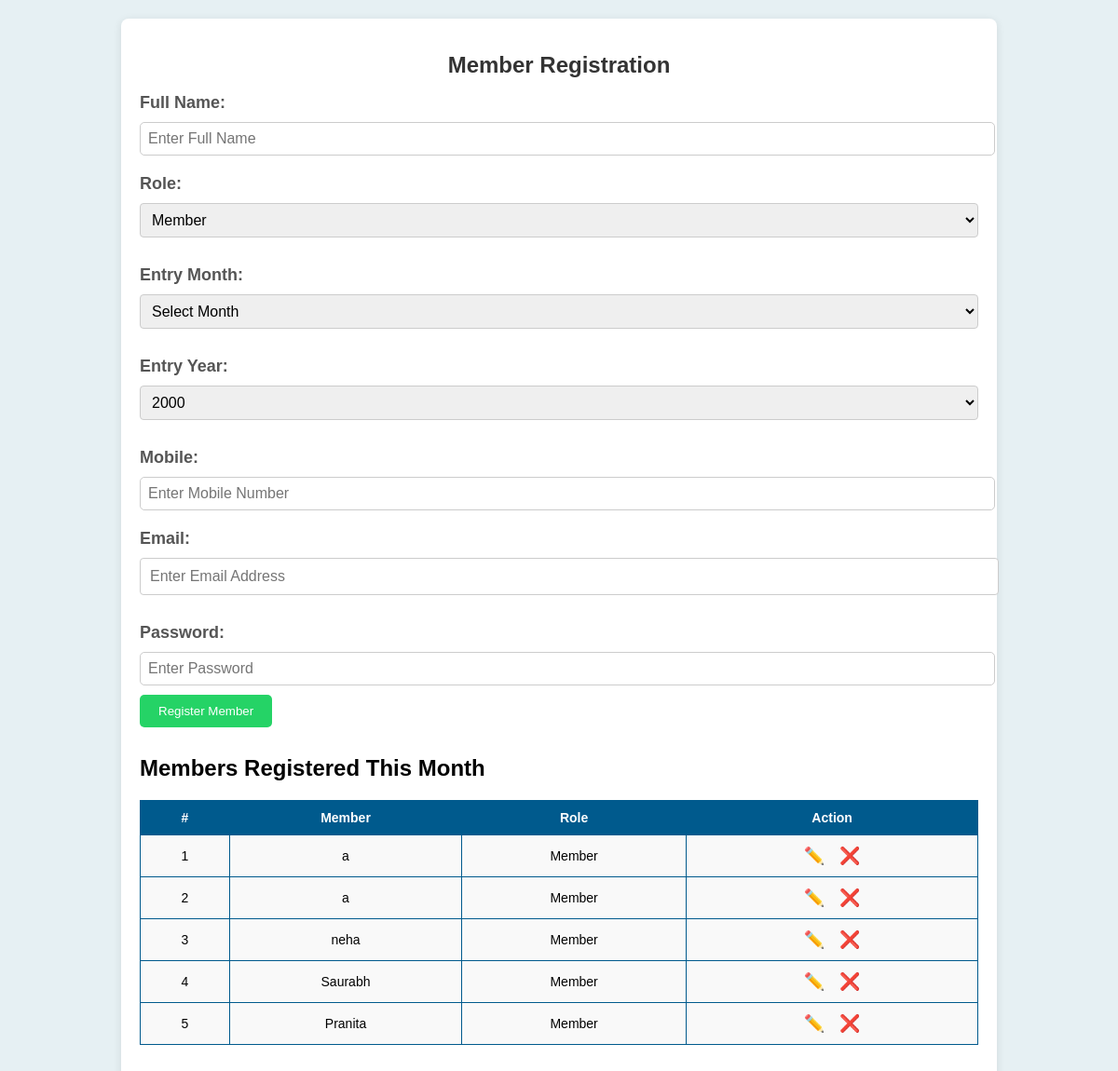
Page /register-member/ on the committed database.
### myapp/models.py (models this page shows, shortened)
class MemberRegistration(models.Model):
    ROLE_CHOICES = [
        ('Member', 'Member'),
        ('Chairperson', 'Chairperson'),
    ]
    name = models.CharField(max_length=100)
    role = models.CharField(max_length=20, choices=ROLE_CHOICES)
    entry_month = models.CharField(max_length=20)
    entry_year = models.IntegerField()
    mobile = models.CharField(max_length=15)
    email = models.EmailField()
    password = models.CharField(max_length=100)

### myapp/views.py (the view, shortened to what this page needs)
# urls.py: path('register-member/', views.register_member, name='register_member'),
def register_member(request):
    year_range = range(2000, 2025)  # Change this to the range you want for years
    members = MemberRegistration.objects.all()
    return render(request, 'member-registration.html', {'year_range': year_range, 'members': members})

### templates/member-registration.html (shortened to what this page needs)
{% load static %}
<!DOCTYPE html>
<html lang="en">
<head>
    <link rel="stylesheet" type="text/css" href="{% static 'css/style.css' %}">
</head>
<body>
    <div class="container">
        <h1>Member Registration</h1>
        <div class="form-section">
            <form id="memberForm" method="post" action="/register-member/">
                <label for="name">Full Name:</label>
                <input type="text" id="name" name="name" placeholder="Enter Full Name" required>
                <label for="role">Role:</label>
                <select id="role" name="role" required>
                    <option value="Member">Member</option>
                </select>
                <label for="entryMonth">Entry Month:</label>
                <select id="entryMonth" name="entryMonth">
                    <option value="">Select Month</option>
                </select>
                <label for="entryYear">Entry Year:</label>
                <select id="entryYear" name="entryYear">
                    {% for year in year_range %}
                        <option value="{{ year }}">{{ year }}</option>
                    {% endfor %}
                </select>
                <label for="mobile">Mobile:</label>
                <input type="text" id="mobile" name="mobile" placeholder="Enter Mobile Number" required>
                <label for="email">Email:</label>
                <input type="email" id="email" name="email" placeholder="Enter Email Address" required>
                <label for="password">Password:</label>
                <input type="password" id="password" name="password" placeholder="Enter Password" required>
                <button type="submit" class="btn">Register Member</button>
            </form>
        </div>
        <div class="table-section">
            <h2>Members Registered This Month</h2>
            <table>
                <thead>
                    <tr>
                        <th>#</th>
                        <th>Member</th>
                        <th>Role</th>
                        <th>Action</th>
                    </tr>
                </thead>
                <tbody id="memberList">
                    {% for member in members %}
                    <tr>
                        <td>{{ forloop.counter }}</td>
                        <td>{{ member.name }}</td>
                        <td>{{ member.role }}</td>
                        <td>
                            <button class="edit-btn">✏️</button>
                            <button class="delete-btn">❌</button>
                        </td>
                    </tr>
                    {% empty %}
                    <tr>
                        <td colspan="4">No members registered.</td>
                    </tr>
                    {% endfor %}
                </tbody>
            </table>
        </div>
    </div>
</body>
</html>

### static/css/style.css (style rules this page uses)
body { font-family: 'Arial', sans-serif; background-color: #f0f0f0; margin: 0; padding: 0; }
.container { width: 90%; margin: 0 auto; background-color: #fff; padding: 20px; box-shadow: 0 0 10px rgba(0, 0, 0, 0.1); }
body { font-family: 'Arial', sans-serif; background-color: #e6f0f3; margin: 0; padding: 0; }
label { display: block; margin: 10px 0 5px; font-size: 18px; color: black; }
input[type="text"], input[type="password"], select { width: 100%; padding: 10px; font-size: 16px; border: 1px solid #ccc; border-radius: 5px; margin-bottom: 10px; }
h1 { font-size: 20px; text-align: center; }
label { font-weight: bold; }
select, input { width: 100%; padding: 8px; margin: 5px 0; font-size: 14px; }
table { width: 100%; border-collapse: collapse; }
table, th, td { border: 1px solid #ddd; }
th, td { padding: 10px; text-align: left; }
.container { width: 90%; max-width: 900px; margin: 20px auto; background-color: #fff; border-radius: 8px; box-shadow: 0 2px 10px rgba(0,0,0,0.1); padding: 20px; }
h1 { text-align: center; font-size: 24px; color: #333; }
.form-section { margin-bottom: 30px; }
label { display: block; margin-bottom: 8px; font-weight: bold; color: #555; }
input, select { width: 100%; padding: 10px; margin-bottom: 20px; border: 1px solid #ccc; border-radius: 4px; font-size: 16px; }
.table-section { margin-top: 30px; }
table { width: 100%; border-collapse: collapse; margin-bottom: 30px; }
table, th, td { border: 1px solid #ccc; }
th, td { padding: 12px; text-align: left; font-size: 14px; }
th { background-color: #f9f9f9; font-weight: bold; }
.edit-btn, .delete-btn { background-color: transparent; border: none; font-size: 18px; cursor: pointer; }
.edit-btn { color: green; }
.delete-btn { color: red; }
label { display: block; text-align: left; margin-bottom: 5px; font-size: 18px; }
input[type="text"], input[type="password"], select { width: 100%; padding: 8px; font-size: 16px; }
th, td { border: 1px solid #005a8d; padding: 10px; text-align: center; }
th { background-color: #005a8d; color: white; }
td { background-color: #f9f9f9; }
.btn { background-color: #25D366; color: white; padding: 10px 20px; border: none; cursor: pointer; border-radius: 5px; }
table, th, td { border: 1px solid #005a8d; }
th, td { padding: 10px; text-align: center; }

### rows in the picture
MemberRegistration: name "a", role "Member"
MemberRegistration: name "a", role "Member"
MemberRegistration: name "neha", role "Member"
MemberRegistration: name "Saurabh", role "Member"
MemberRegistration: name "Pranita", role "Member"

### other values in the picture
form field entryYear "2000"
